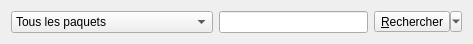
<?xml version="1.0" encoding="UTF-8"?>
<ui version="4.0">
 <class>searchBar</class>
 <widget class="QWidget" name="searchBar">
  <property name="geometry">
   <rect>
    <x>0</x>
    <y>0</y>
    <width>473</width>
    <height>32</height>
   </rect>
  </property>
  <layout class="QHBoxLayout" name="horizontalLayout">
   <item>
    <widget class="QComboBox" name="cboFilter">
     <property name="statusTip">
      <string>Filtre les paquets en fonction de leur état (installé, supprimé, etc).</string>
     </property>
     <item>
      <property name="text">
       <string>Tous les paquets</string>
      </property>
     </item>
     <item>
      <property name="text">
       <string>Paquets installés</string>
      </property>
     </item>
     <item>
      <property name="text">
       <string>Paquets non-installés</string>
      </property>
     </item>
     <item>
      <property name="text">
       <string>Paquets pouvant être mis à jour</string>
      </property>
     </item>
     <item>
      <property name="text">
       <string>Paquets orphelins</string>
      </property>
     </item>
    </widget>
   </item>
   <item>
    <widget class="QLineEdit" name="txtSearch">
     <property name="statusTip">
      <string>Permet de rechercher un paquet par son nom (ou tous ceux dont le nom contiennent une chaîne).</string>
     </property>
    </widget>
   </item>
   <item>
    <widget class="QToolButton" name="btnSearch">
     <property name="statusTip">
      <string>Recherche les paquets en fonction du filtre et de la zone de texte.</string>
     </property>
     <property name="text">
      <string>&amp;Rechercher</string>
     </property>
     <property name="popupMode">
      <enum>QToolButton::MenuButtonPopup</enum>
     </property>
     <property name="toolButtonStyle">
      <enum>Qt::ToolButtonTextBesideIcon</enum>
     </property>
    </widget>
   </item>
  </layout>
 </widget>
 <resources/>
 <connections/>
</ui>
